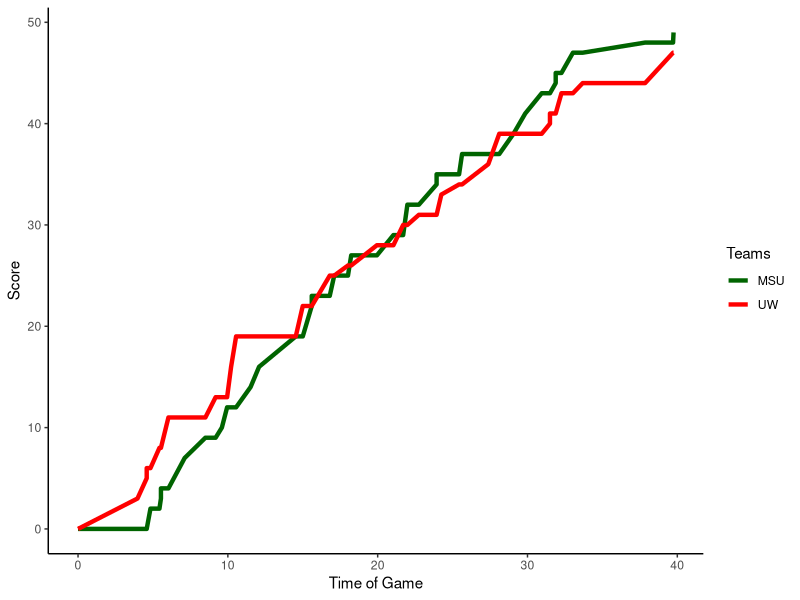

Write R code to recreate this figure.
#Excercise 10 Script for Patrick Kuebler

#loads in packages
library(ggplot2)

#loads in the game data text file
game<-read.table("UWvMSU_1-22-13.txt",header=TRUE,sep="\t",stringsAsFactors = FALSE)

#makes a new data frame with the cumulative score for each team

#pre-allocate an empty data frame
score<-data.frame(time=0,UW=0,MSU=0)

#puts the cumulative score into the data frame
for(i in 1:nrow(game)){
#adds the number of points to the UW column in they score
  if(game$team[i]=="UW"){
    newRow<-data.frame(time=game$time[i],UW=score$UW[nrow(score)]+game$score[i],MSU=score$MSU[nrow(score)])
    score<-rbind(score,newRow)
  }else{
#adds the number of points to the MSU column if they score
    newRow<-data.frame(time=game$time[i],MSU=score$MSU[nrow(score)]+game$score[i],UW=score$UW[nrow(score)])
    score<-rbind(score,newRow)
  }
}

#Generates a graph with the cumulative score of each team throughout the game
ggplot(data=score,aes(x=time)) +
  geom_line(aes(y=MSU,color="MSU"),linetype="solid",size=1.5) +
  geom_line(aes(y=UW,color="UW"),linetype="solid",size=1.5) +
  theme_classic() +
  labs(x="Time of Game",y="Score",color="Teams") +
  scale_color_manual(values=c("MSU"="darkgreen","UW"="red"))



#Number guessing name, between 1 and 100

number_guess<-function() {
#generates a random number between 1 and 100
  number<-sample(1:100,1)
  
  print("I'm thinking of a number between 1 and 100...")
#stores the number of attempts in a variable  
  attempts<-0
#keeps this loop going while the number of attempts is less than 10  
while(attempts<10){
#allows the user to input a guess  
  guess<-readline(prompt="Guess: ")
#If the number is correct, it tells the user and ends the loop  
  if(guess==number){
    print("You got it!!!")
    break
#if the number is too high or too low, it tells the user
  }else if(guess>number){
    print("Too high!")
  }else{
    print("Too low!")
  }
#adds 1 to the number of attempts after every guess  
  attempts<-attempts+1
}
#Ends the game if the number of attempts reaches 10  
  if(attempts==10){
    print("You ran out of tries...")
}
}
